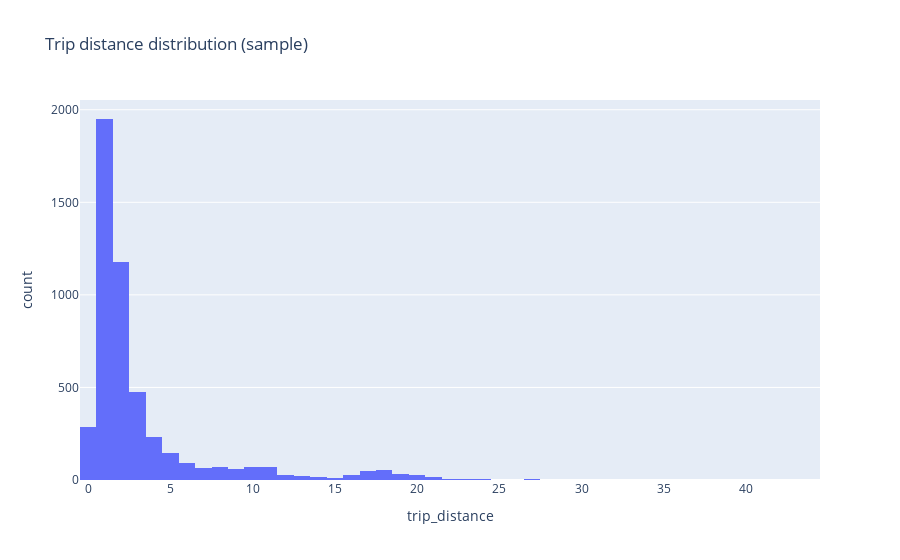
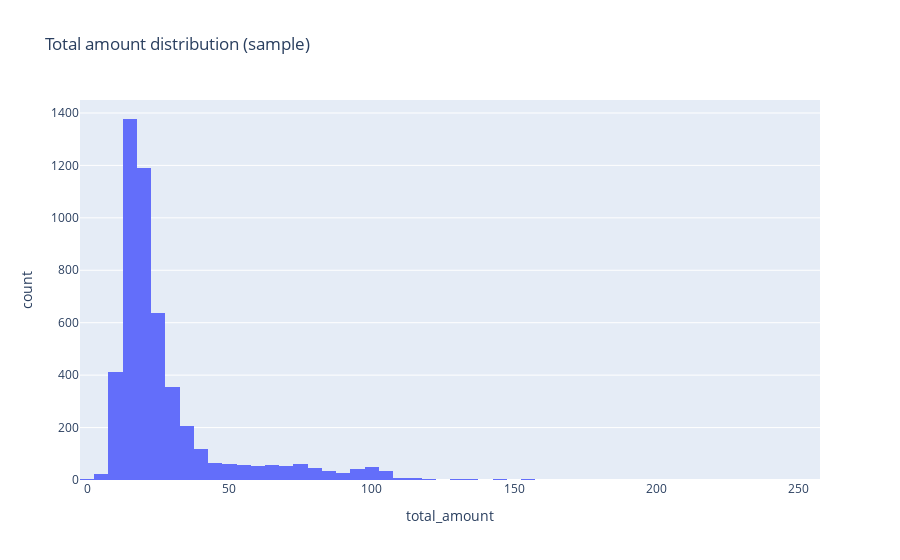
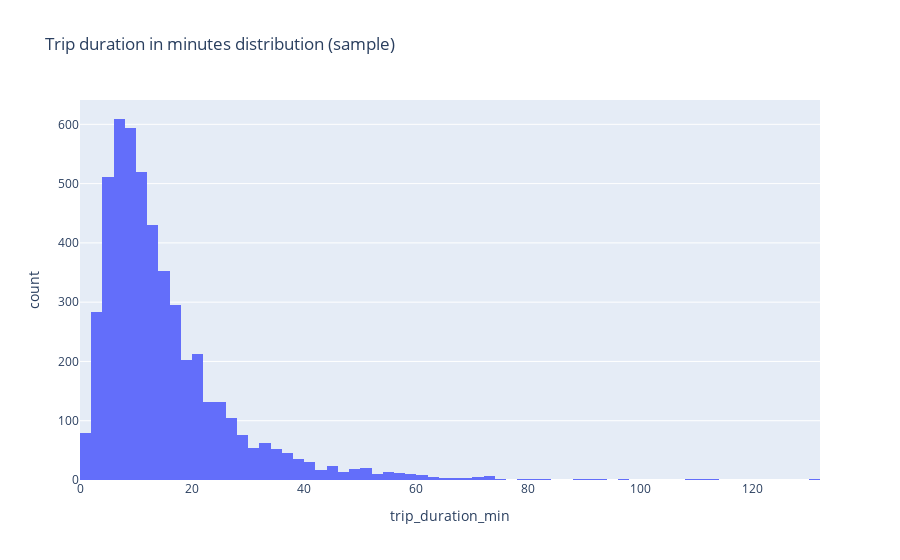
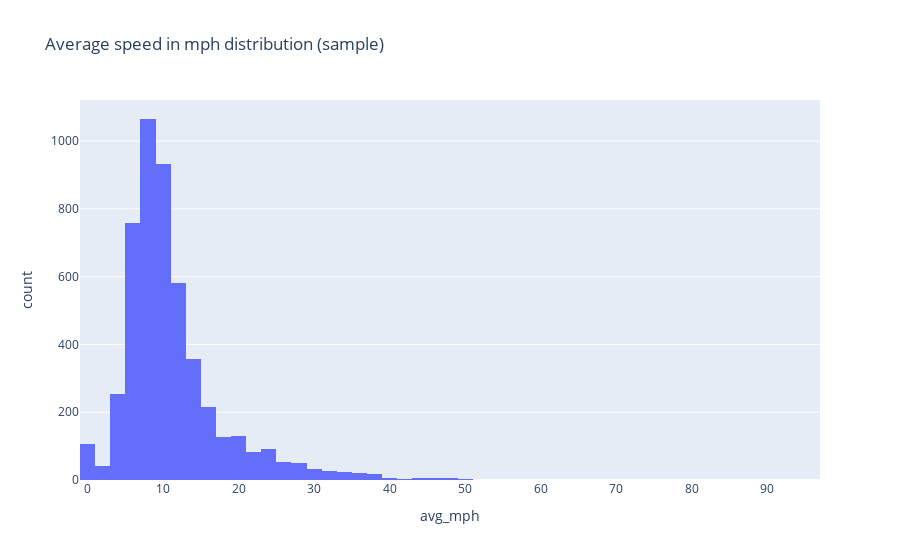

Notebook source saved alongside these figures, in order:
### Code cell
import plotly.express as px

# Trip distance distribution
if "trip_distance" in df_sample.columns:
    fig = px.histogram(df_sample, x="trip_distance", nbins=80, title="Trip distance distribution (sample)")
    fig.show()

# Total amount distribution
if "total_amount" in df_sample.columns:
    fig = px.histogram(df_sample, x="total_amount", nbins=80, title="Total amount distribution (sample)")
    fig.show()

# Trip duration distribution
if "trip_duration_min" in df_sample.columns:
    fig = px.histogram(df_sample, x="trip_duration_min", nbins=80, title="Trip duration in minutes distribution (sample)")
    fig.show()

# Average speed distribution
if "avg_mph" in df_sample.columns:
    fig = px.histogram(df_sample.dropna(subset=["avg_mph"]), x="avg_mph", nbins=80, title="Average speed in mph distribution (sample)")
    fig.show()

### Figure 1 — Plotly figure (JSON) as saved in the notebook; plotly's stock layout.template omitted (floating-point values rounded to 4 significant figures; data arrays with more than 128 entries replaced by an {"elided": "..."} marker saying what was removed)
{"data": [{"bingroup": "x", "hovertemplate": "trip_distance=%{x}<br>count=%{y}<extra></extra>", "legendgroup": "", "marker": {"color": "#636efa", "pattern": {"shape": ""}}, "name": "", "nbinsx": 80, "orientation": "v", "showlegend": false, "type": "histogram", "x": {"elided": "5000 float values"}, "xaxis": "x", "yaxis": "y"}], "layout": {"barmode": "relative", "legend": {"tracegroupgap": 0}, "title": {"text": "Trip distance distribution (sample)"}, "xaxis": {"anchor": "y", "domain": [0, 1], "title": {"text": "trip_distance"}}, "yaxis": {"anchor": "x", "domain": [0, 1], "title": {"text": "count"}}}}

### Figure 2 — Plotly figure (JSON) as saved in the notebook; plotly's stock layout.template omitted (floating-point values rounded to 4 significant figures; data arrays with more than 128 entries replaced by an {"elided": "..."} marker saying what was removed)
{"data": [{"bingroup": "x", "hovertemplate": "total_amount=%{x}<br>count=%{y}<extra></extra>", "legendgroup": "", "marker": {"color": "#636efa", "pattern": {"shape": ""}}, "name": "", "nbinsx": 80, "orientation": "v", "showlegend": false, "type": "histogram", "x": {"elided": "5000 float values"}, "xaxis": "x", "yaxis": "y"}], "layout": {"barmode": "relative", "legend": {"tracegroupgap": 0}, "title": {"text": "Total amount distribution (sample)"}, "xaxis": {"anchor": "y", "domain": [0, 1], "title": {"text": "total_amount"}}, "yaxis": {"anchor": "x", "domain": [0, 1], "title": {"text": "count"}}}}

### Figure 3 — Plotly figure (JSON) as saved in the notebook; plotly's stock layout.template omitted (floating-point values rounded to 4 significant figures; data arrays with more than 128 entries replaced by an {"elided": "..."} marker saying what was removed)
{"data": [{"bingroup": "x", "hovertemplate": "trip_duration_min=%{x}<br>count=%{y}<extra></extra>", "legendgroup": "", "marker": {"color": "#636efa", "pattern": {"shape": ""}}, "name": "", "nbinsx": 80, "orientation": "v", "showlegend": false, "type": "histogram", "x": {"elided": "5000 float values"}, "xaxis": "x", "yaxis": "y"}], "layout": {"barmode": "relative", "legend": {"tracegroupgap": 0}, "title": {"text": "Trip duration in minutes distribution (sample)"}, "xaxis": {"anchor": "y", "domain": [0, 1], "title": {"text": "trip_duration_min"}}, "yaxis": {"anchor": "x", "domain": [0, 1], "title": {"text": "count"}}}}

### Figure 4 — Plotly figure (JSON) as saved in the notebook; plotly's stock layout.template omitted (floating-point values rounded to 4 significant figures; data arrays with more than 128 entries replaced by an {"elided": "..."} marker saying what was removed)
{"data": [{"bingroup": "x", "hovertemplate": "avg_mph=%{x}<br>count=%{y}<extra></extra>", "legendgroup": "", "marker": {"color": "#636efa", "pattern": {"shape": ""}}, "name": "", "nbinsx": 80, "orientation": "v", "showlegend": false, "type": "histogram", "x": {"elided": "5000 float values"}, "xaxis": "x", "yaxis": "y"}], "layout": {"barmode": "relative", "legend": {"tracegroupgap": 0}, "title": {"text": "Average speed in mph distribution (sample)"}, "xaxis": {"anchor": "y", "domain": [0, 1], "title": {"text": "avg_mph"}}, "yaxis": {"anchor": "x", "domain": [0, 1], "title": {"text": "count"}}}}
